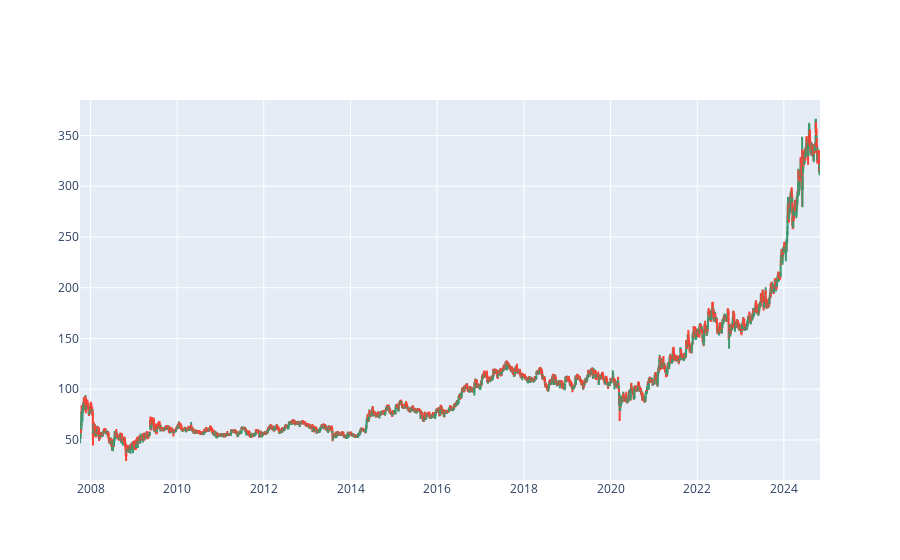

The cell this chart's notebook holds for it:
### Code cell
# Candlesticks
import plotly.graph_objects as go

fig = go.Figure(data=[go.Candlestick(x = data01['Date'], open = data01['Open'],
                                    high = data01['High'],
                                    low = data01['Low'],
                                    close = data01['Close'])])
fig.update_layout(xaxis_rangeslider_visible=False)
fig.show()

### Figure 1 — Plotly figure (JSON) as saved in the notebook; plotly's stock layout.template omitted (floating-point values rounded to 4 significant figures; data arrays with more than 128 entries replaced by an {"elided": "..."} marker saying what was removed)
{"data": [{"close": {"elided": "4209 str values"}, "high": {"elided": "4209 str values"}, "low": {"elided": "4209 str values"}, "open": {"elided": "4209 str values"}, "type": "candlestick", "x": {"elided": "4209 str values"}}], "layout": {"xaxis": {"rangeslider": {"visible": false}}}}
